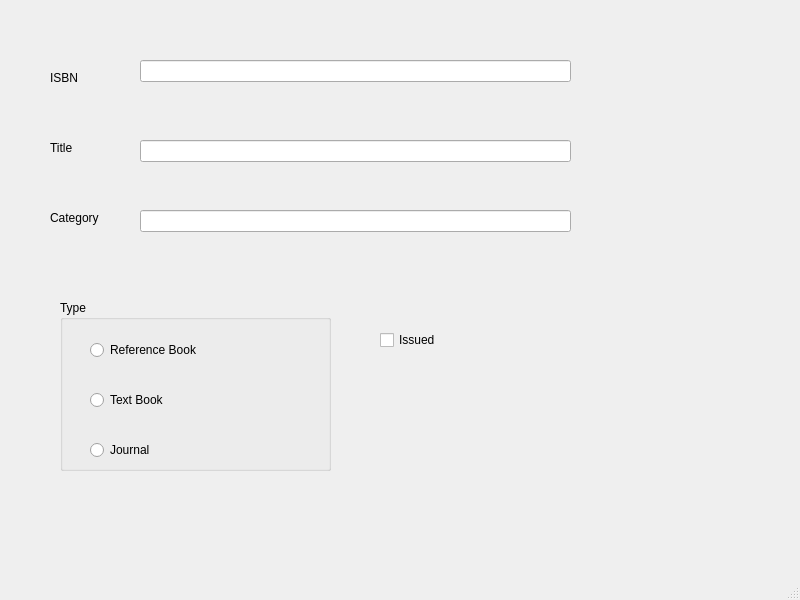
<?xml version="1.0" encoding="UTF-8"?>
<ui version="4.0">
 <class>MainWindow</class>
 <widget class="QMainWindow" name="MainWindow">
  <property name="geometry">
   <rect>
    <x>0</x>
    <y>0</y>
    <width>800</width>
    <height>600</height>
   </rect>
  </property>
  <property name="windowTitle">
   <string>MainWindow</string>
  </property>
  <widget class="QWidget" name="centralwidget">
   <widget class="QLabel" name="label">
    <property name="geometry">
     <rect>
      <x>50</x>
      <y>70</y>
      <width>55</width>
      <height>16</height>
     </rect>
    </property>
    <property name="text">
     <string>ISBN</string>
    </property>
   </widget>
   <widget class="QLabel" name="label_2">
    <property name="geometry">
     <rect>
      <x>50</x>
      <y>140</y>
      <width>55</width>
      <height>16</height>
     </rect>
    </property>
    <property name="text">
     <string>Title</string>
    </property>
   </widget>
   <widget class="QLabel" name="label_3">
    <property name="geometry">
     <rect>
      <x>50</x>
      <y>210</y>
      <width>55</width>
      <height>16</height>
     </rect>
    </property>
    <property name="text">
     <string>Category</string>
    </property>
   </widget>
   <widget class="QLineEdit" name="display_isbn">
    <property name="geometry">
     <rect>
      <x>140</x>
      <y>60</y>
      <width>431</width>
      <height>22</height>
     </rect>
    </property>
   </widget>
   <widget class="QLineEdit" name="display_title">
    <property name="geometry">
     <rect>
      <x>140</x>
      <y>140</y>
      <width>431</width>
      <height>22</height>
     </rect>
    </property>
   </widget>
   <widget class="QLineEdit" name="display_category">
    <property name="geometry">
     <rect>
      <x>140</x>
      <y>210</y>
      <width>431</width>
      <height>22</height>
     </rect>
    </property>
   </widget>
   <widget class="QGroupBox" name="groupBox">
    <property name="geometry">
     <rect>
      <x>60</x>
      <y>300</y>
      <width>271</width>
      <height>171</height>
     </rect>
    </property>
    <property name="title">
     <string>Type</string>
    </property>
    <widget class="QRadioButton" name="display_reference">
     <property name="geometry">
      <rect>
       <x>30</x>
       <y>40</y>
       <width>141</width>
       <height>20</height>
      </rect>
     </property>
     <property name="text">
      <string>Reference Book</string>
     </property>
    </widget>
    <widget class="QRadioButton" name="display_text">
     <property name="geometry">
      <rect>
       <x>30</x>
       <y>90</y>
       <width>95</width>
       <height>20</height>
      </rect>
     </property>
     <property name="text">
      <string>Text Book</string>
     </property>
    </widget>
    <widget class="QRadioButton" name="display_journal">
     <property name="geometry">
      <rect>
       <x>30</x>
       <y>140</y>
       <width>95</width>
       <height>20</height>
      </rect>
     </property>
     <property name="text">
      <string>Journal</string>
     </property>
    </widget>
   </widget>
   <widget class="QCheckBox" name="display_issued">
    <property name="geometry">
     <rect>
      <x>380</x>
      <y>330</y>
      <width>81</width>
      <height>20</height>
     </rect>
    </property>
    <property name="text">
     <string>Issued</string>
    </property>
   </widget>
  </widget>
  <widget class="QMenuBar" name="menubar">
   <property name="geometry">
    <rect>
     <x>0</x>
     <y>0</y>
     <width>800</width>
     <height>26</height>
    </rect>
   </property>
  </widget>
  <widget class="QStatusBar" name="statusbar"/>
 </widget>
 <resources/>
 <connections/>
</ui>
